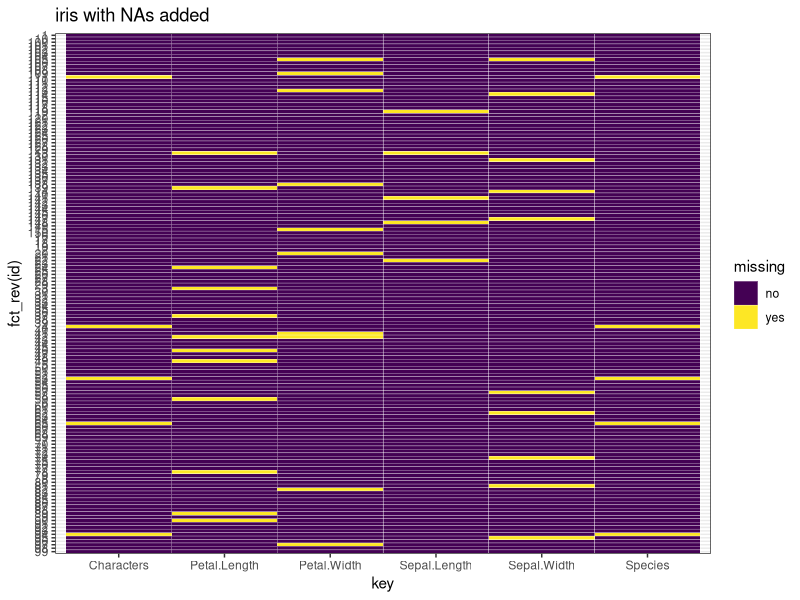
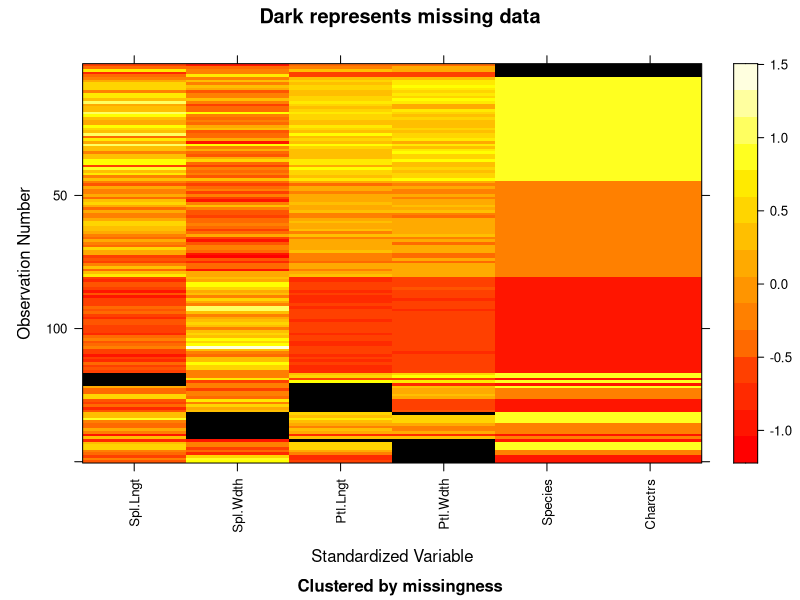
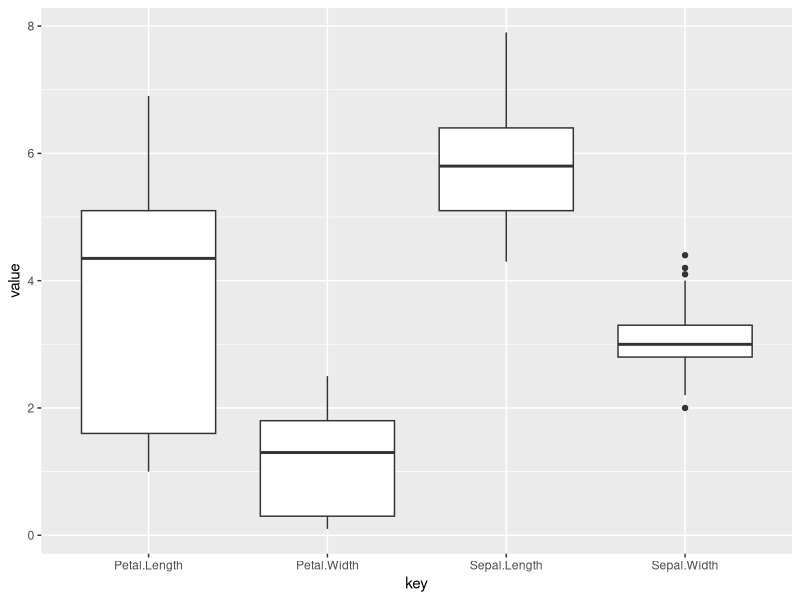
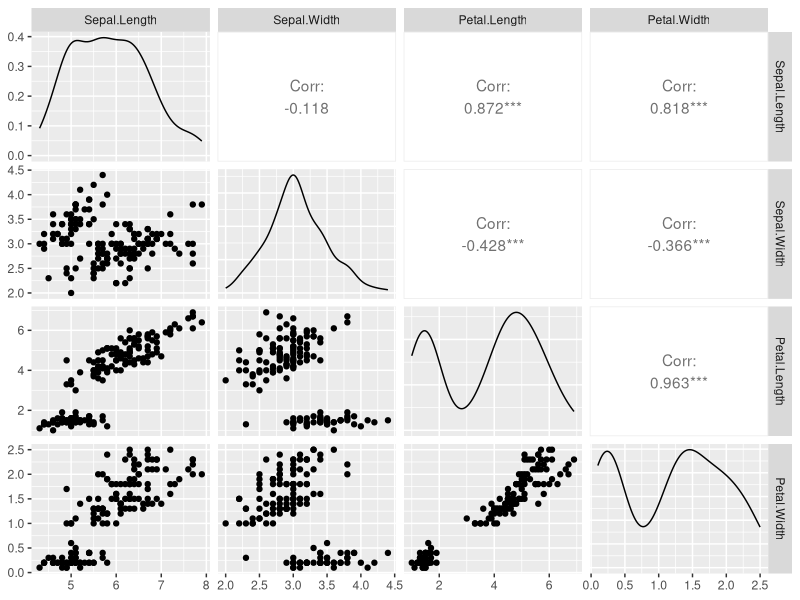

The R script that drew these images, in order:
## ---- chunk 1
knitr::opts_chunk$set(echo = TRUE)
## ---- chunk 2
# > install.packages("mi")

# Transform some values to NA
library(tidyverse)
library(dplyr)
clean.iris <- iris
iris <- as.data.frame(lapply(iris, function(cc) cc[
  sample(c(TRUE, NA), prob = c(0.95, 0.05), size = length(cc), replace = TRUE) ]))
## ---- chunk 3
head(iris)
## ---- chunk 4
head(iris,3)
## ---- chunk 5
tail(iris,2)
## ---- chunk 6
library(dplyr)
sample_n(iris, 5)
## ---- chunk 7
dim(iris)
## ---- chunk 8
summary(iris)
## ---- chunk 9
str(iris)
## ---- chunk 10
library(dplyr)
iris %>% 
    summarize(mean.1 = mean(Petal.Length, na.rm=TRUE), sd.1 = sd(Petal.Length, na.rm=TRUE),
              mean.2 = mean(Sepal.Length, na.rm=TRUE), sd.2 = sd(Sepal.Length, na.rm=TRUE))
## ---- chunk 11
summary(iris$Species)
## ---- chunk 12
iris$Characters <- as.character(iris$Species)
summary(iris$Characters)
## ---- chunk 13
unique(iris$Characters)
## ---- chunk 14
table(iris$Characters)
## ---- chunk 15
colSums(is.na(iris))  %>%
  sort(decreasing=TRUE)
## ---- chunk 16
rowSums(is.na(iris))  %>%
  sort(decreasing=TRUE)
## ---- chunk 17
library(ggplot2)

tidyiris <- iris %>%
  rownames_to_column("id") %>%
  gather(key, value, -id) %>%
  mutate(missing = ifelse(is.na(value), "yes", "no"))

ggplot(tidyiris, aes(x = key, y = fct_rev(id), fill = missing)) +
  geom_tile(color = "white") +
  ggtitle("iris with NAs added") +
  scale_fill_viridis_d() + # discrete scale
  theme_bw()
## ---- chunk 18
library(mi)
## ---- chunk 19
if("mi" %in% rownames(installed.packages()) == TRUE) {
  library(mi)
  x <- missing_data.frame(iris)
  image(x)
}
## ---- chunk 20
tidyiris <- clean.iris[1:4] %>%
  rownames_to_column("id") %>%
  gather(key, value, -id) 

ggplot(data=tidyiris)+
  geom_boxplot(mapping=aes(x=key,y=value))
## ---- chunk 21
library(GGally)
ggpairs(clean.iris[1:4])
